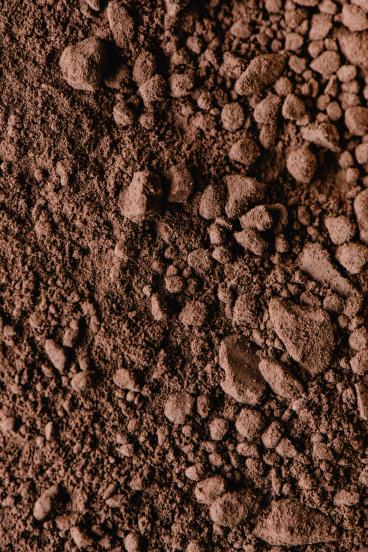
#> input picture HW3/Input/Q2/texture06.jpg, 368 x 552 px, found by its file name
$ python q2.py
#> lines starting #> are read from the running program, lines starting #| are printed output that depends on the picture
import cv2 as cv
import numpy as np
import random
import matplotlib.pyplot as plt


def combineVerticalOverlaps(overlap1,new_overlap):
    mask=verticalMinimumCostPath(np.copy(overlap1),np.copy(new_overlap),1,0)
    full_one_matrix=np.ones_like(overlap1)
    result=mask*overlap1
    result=result+(full_one_matrix-mask)*new_overlap
    return result

def combineHorizantalOverlaps(overlap1,new_overlap):
    mask=horizantalMinimumCostPath(np.copy(overlap1),np.copy(new_overlap),1,0)
    full_one_matrix=np.ones_like(overlap1)
    result=mask*overlap1
    result=result+(full_one_matrix-mask)*new_overlap
    return result

def selectRandomPatch(texture,size):
    h1=random.randint(0,texture.shape[1]-size)
    # h2=random.randint(size-1,texture.shape[1]-1)
    w1=random.randint(0,texture.shape[0]-size)
    # w2=random.randint(size-1,texture.shape[0]-1)
    sample=np.copy(texture[w1:w1+size,h1:h1+size,:])
    return sample

def verticalMinimumCostPath(overlap1,new_overlap,left,right):
    diff=np.zeros_like(overlap1,dtype='float64')
    diff=(overlap1-new_overlap)**2
    diff=np.sum(diff,axis=2)
    move_matrix=np.zeros_like(diff,dtype='int32')
    cost_matrix=np.zeros_like(diff,dtype='float64')
    for i in range(diff.shape[0]):
        for j in range(diff.shape[1]):
            if i==0:
                cost_matrix[i,j]=diff[i,j]
                move_matrix[i,j]=0
            else:
                cost=[]
                move=[]
                if j<(diff.shape[1]-1):
                    cost.append(int(diff[i,j])+int(cost_matrix[i-1,j+1]))
                    move.append(1) #right
                cost.append(int(diff[i,j])+int(cost_matrix[i-1,j]))
                move.append(0) #same col
                if j>0:
                    cost.append(int(diff[i,j])+int(cost_matrix[i-1,j-1]))
                    move.append(-1) #left

                min_cost=min(cost)
                min_move=move[cost.index(min_cost)]
                cost_matrix[i,j]=min_cost
                move_matrix[i,j]=min_move


    mask=np.ones((diff.shape[0],diff.shape[1],3))
    mask=mask*right
    min_index=np.argmin(cost_matrix[diff.shape[0]-1,:])
    mask[diff.shape[0]-1,:min_index+1,:]=left
    for i in range(diff.shape[0]-2,-1,-1):
        min_index=min_index+move_matrix[i+1,min_index]
        mask[i,:min_index+1,:]=left
    # print(mask.shape)
    return mask

def horizantalMinimumCostPath(overlap1,new_overlap,up,down):
    diff=np.zeros_like(overlap1,dtype='float64')
    diff=(overlap1-new_overlap)**2
    diff=np.sum(diff,axis=2)
    move_matrix=np.zeros_like(diff,dtype='int32')
    cost_matrix=np.zeros_like(diff,dtype='float64')

    for j in range(diff.shape[1]):
        for i in range(diff.shape[0]):
            if j==0:
                cost_matrix[i,j]=diff[i,j]
                move_matrix[i,j]=0
            else:
                cost=[]
                move=[]
                if i>0:
                    cost.append(int(diff[i,j])+int(cost_matrix[i-1,j-1]))
                    move.append(-1) #up
                cost.append(int(diff[i,j])+int(cost_matrix[i,j-1]))
                move.append(0) #same row
                if i<(diff.shape[0]-1):
                    cost.append(int(diff[i,j])+int(cost_matrix[i+1,j-1]))
                    move.append(1) #down
                min_cost=min(cost)
                min_move=move[cost.index(min_cost)]
                cost_matrix[i,j]=min_cost
                move_matrix[i,j]=min_move

        mask=np.ones((diff.shape[0],diff.shape[1],3))
        mask=mask*down
        min_index=np.argmin(cost_matrix[:,diff.shape[1]-1])
        mask[:min_index+1,diff.shape[1]-1]=up
        for j in range(diff.shape[1]-2,-1,-1):
            min_index=min_index+move_matrix[min_index,j+1]
            mask[:min_index+1,j,:]=up

        return mask


def matchOverlap(image,template,mask):
    match=cv.matchTemplate(image,template,method=cv.TM_CCOEFF_NORMED,mask=mask)
    x_index=[]
    y_index=[]
    for i in range(10):
        min_value, max_value, min_loc, max_loc = cv.minMaxLoc(match)
        x = max_loc[0]
        x_index.append(x)
        y = max_loc[1]
        y_index.append(y)
        match[y, x] = 0
    randomIndex=random.randint(0,len(x_index)-1)
    return y_index[randomIndex],x_index[randomIndex]


def complete_first_row(image,texture,i,j,patch_size,overlap_size):
    overlap=np.copy(image[i:i+patch_size,j:j+overlap_size,:])
    mask=np.zeros((patch_size,patch_size),dtype='uint8')
    mask[:,:overlap_size]=1
    x,y=matchOverlap(np.copy(texture),np.copy(image[i:i+patch_size,j:j+patch_size]),mask)
    current_patch=np.copy(texture[x:x+patch_size,y:y+patch_size,:])
    new_overlap=np.copy(texture[x:x+patch_size,y:y+overlap_size,:])
    mixed_overlap=combineVerticalOverlaps(overlap,new_overlap)
    current_patch[:,:overlap_size,:]=mixed_overlap
    return current_patch

def complete_first_column(image,texture,i,j,patch_size,overlap_size):
    overlap=np.copy(image[i:i+overlap_size,j:j+patch_size,:])
    mask=np.zeros((patch_size,patch_size),dtype='uint8')
    mask[:overlap_size,:]=1
    x,y=matchOverlap(np.copy(texture),np.copy(image[i:i+patch_size,j:j+patch_size]),mask)
    current_patch=np.copy(texture[x:x+patch_size,y:y+patch_size,:])
    new_overlap=np.copy(texture[x:x+overlap_size,y:y+patch_size,:])
    mixed_overlap=combineHorizantalOverlaps(overlap,new_overlap)
    current_patch[:overlap_size,:,:]=mixed_overlap
    return current_patch


def complete_rest_of_image(image,texture,i,j,patch_size,overlap_size):
    vertical_overlap=np.copy(image[i:i+patch_size,j:j+overlap_size,:])
    horizantal_overlap=np.copy(image[i:i+overlap_size,j:j+patch_size,:])
    mask=np.zeros((patch_size,patch_size),dtype='uint8')
    mask[:,:overlap_size]=1
    mask[:overlap_size,:]=1
    x,y=matchOverlap(np.copy(texture),np.copy(image[i:i+patch_size,j:j+patch_size,:]),mask)
    new_vertical_overlap=np.copy(texture[x:x+patch_size,y:y+overlap_size,:])
    new_horizantal_overlap=np.copy(texture[x:x+overlap_size,y:y+patch_size,:])
    vertical_mask=verticalMinimumCostPath(vertical_overlap,new_vertical_overlap,-1,1)
    horizantal_mask=horizantalMinimumCostPath(horizantal_overlap,new_horizantal_overlap,-1,1)
    new_temp_mask=np.ones((patch_size,patch_size,3))
    new_temp_mask[:overlap_size,:,:]=horizantal_mask
    new_temp_mask[:,:overlap_size,:]=new_temp_mask[:,:overlap_size,:]+vertical_mask
    new_mask = np.where(new_temp_mask<=0, 1, 0)
    full_one=np.ones((patch_size,patch_size,3))
    current_patch=np.copy(texture[x:x+patch_size,y:y+patch_size,:])
    before=np.copy(image[i:i+patch_size,j:j+patch_size,:])
    current_patch=before*new_mask+(full_one-new_mask)*current_patch
    return current_patch


def imageQuilting(texture,patch_size,overlap_size,height,width):
    image=np.zeros((width,height,3),dtype='uint8')
    for i in range(0,height-patch_size+1,patch_size-overlap_size):
        for j in range(0,width-patch_size+1,patch_size-overlap_size):
            current_patch=np.zeros((patch_size,patch_size,3),dtype='uint8')
            if i==0:
                if j==0:
                    current_patch=selectRandomPatch(texture,patch_size)
                else:
                    current_patch=complete_first_row(image,texture,i,j,patch_size,overlap_size)
            elif j==0:
                current_patch=complete_first_column(image,texture,i,j,patch_size,overlap_size)
            else:
                current_patch=complete_rest_of_image(image,texture,i,j,patch_size,overlap_size)

            image[i:i+patch_size,j:j+patch_size,:]=current_patch
    return image


texture1=cv.imread('texture06.jpg')
#> texture1 is the input picture: shape (552, 368, 3); mean B, G, R 44.7, 57.2, 87.8
# texture2=cv.imread('texture11.jpeg')
# texture3=cv.imread('myTexture3.jpg')
# texture4=cv.imread('myTexture2.jpg')
image1=imageQuilting(texture1,250,25,2500,2500)
#> the loop in imageQuilting, `for i in range(0,height-patch_size+1,patch_size-overlap_size):` made 11 passes
#> pass 1, in selectRandomPatch, `sample=np.copy(texture[w1:w1+size,h1:h1+size,:])`:
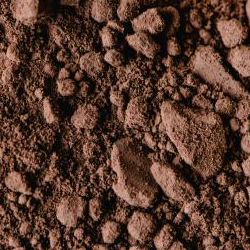
#> sample: shape (250, 250, 3); mean B, G, R 45.3, 57.7, 87.5
#> pass 1, in complete_first_row, `overlap=np.copy(image[i:i+patch_size,j:j+overlap_size,:])`:
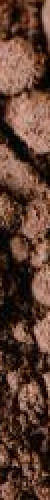
#> overlap: shape (250, 25, 3) (shown 2 times larger); mean of channels 0, 1, 2 50, 63, 93.8; drawn as B, G, R
#> pass 1, in matchOverlap, `match=cv.matchTemplate(image,template,method=cv.TM_CCOEFF_NORMED,mask=..`:
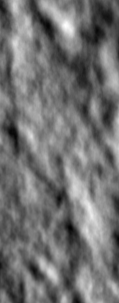
#> match: shape (303, 119) float32; min -0.207, max 0.247, mean -0.00338; drawn with min black and max white
#> pass 1, in complete_first_row, `current_patch=np.copy(texture[x:x+patch_size,y:y+patch_size,:])`:
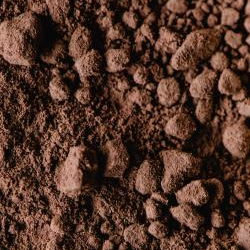
#> current_patch: shape (250, 250, 3); mean B, G, R 41.1, 53.2, 82.7
#> after the loop in imageQuilting, `for i in range(0,height-patch_size+1,patch_size-overlap_size):`:
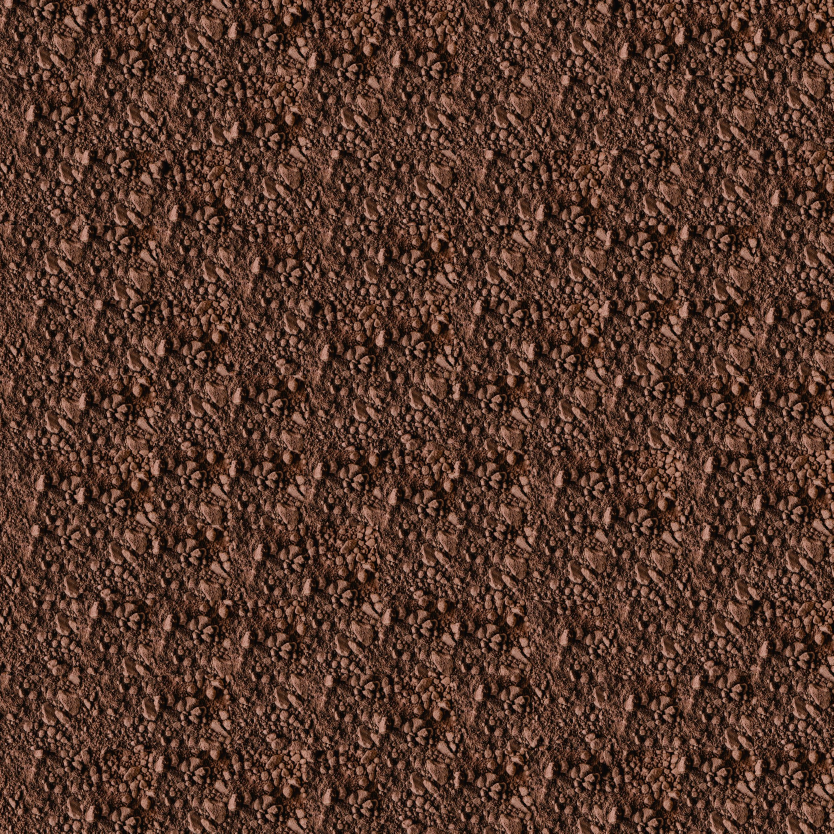
#> image: shape (2500, 2500, 3) (shown at 1/3 size); mean B, G, R 43.1, 55.4, 85
# image2=imageQuilting(texture2,250,25,2500,2500)
# image3=imageQuilting(texture3,250,25,2500,2500)
# image4=imageQuilting(texture4,250,25,2500,2500)
cv.imwrite('res11.jpg',image1)
# cv.imwrite('res12.jpg',image2)
# cv.imwrite('res13.jpg',image3)
# cv.imwrite('res14.jpg',image4)
